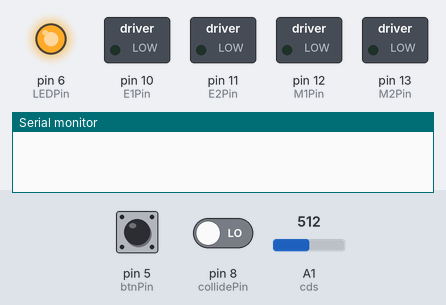
Recording of a sketch running on a simulated Arduino Uno, built with avr-gcc and run on an emulated ATmega328P. On the bench: switched loads named in the sketch (green lamp = pin HIGH), output pins drawn as LEDs (lit = HIGH), the last lines printed to the serial monitor. Inputs (shaded band) come from the test bench; at power-on: pin 5 (btnPin) HIGH, pin 8 (collidePin) LOW, A1 (cds) = 512.

Above: at 1.2 s.
1.3 s: pin 5 (btnPin) pulled LOW for 0.15 s
4.4 s: pin 8 (collidePin) driven HIGH
At 7.1 s:
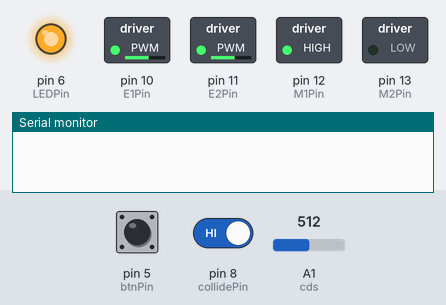
7.4 s: pin 8 (collidePin) driven LOW
At 8.9 s:
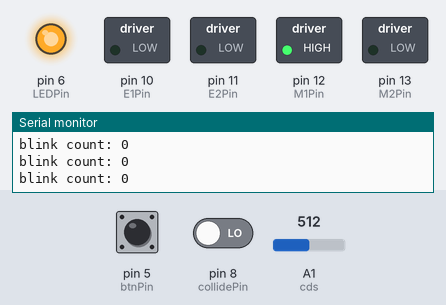
9.4 s: pin 5 (btnPin) pulled LOW for 1 s
Timing chart, 0 to 12.4 s (numbered marks = the images above; inputs shaded):
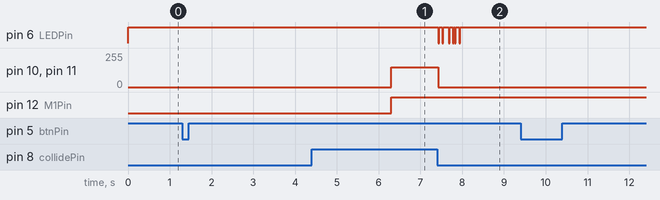

The sketch:

CarSignal.ino
```cpp
#include <Arduino.h>
#include <stdlib.h>
#include <string.h>
#define MOTOR_NUM 2
#define SENSING_COUNT 6
#define THRESHOLD 70

const int E1Pin = 10;
const int E2Pin = 11;
const int M1Pin = 12;
const int M2Pin = 13;
const int LEDPin = 6;
const int collidePin = 8;
const int btnPin = 5;
const int speedo = 150;
const int signalnum = 1;
int cds = A1;
int switch_val = 0;
int flag = 0;
int isReceived = 0;
int loopgo = 0;
int isBright = 1;

typedef struct {
  byte enPin;
  byte directionPin;
} MotorControl;

char tempChar[10];
char tempChar2[10];
const MotorControl Motors[] = {{E1Pin, M1Pin}, {E2Pin, M2Pin}};


/*-----------------Setup AND Loop Function-----------------*/
////////////////////////////////////////////////////////////////
void setup(){


  int i;
  pinMode(LEDPin, OUTPUT);
  pinMode(btnPin, INPUT_PULLUP);
  digitalWrite(LEDPin, HIGH);
  Serial.begin(9600);


  pinMode(collidePin, INPUT);

  for(i = 0;i < MOTOR_NUM;i++){
    pinMode(Motors[i].enPin, OUTPUT);
    pinMode(Motors[i].directionPin, OUTPUT);
  }
}
////////////////////////////////////////////////////////////////
void loop(){
    wait_for_push_button();
    delay(5000);
    digitalWrite(LEDPin,HIGH);
    go(speedo);
    delay(1000);
    check_danger();
    halt();
    send_signal();
    flag = 0;
}
////////////////////////////////////////////////////////////////
/*-----------------END-----------------*/


/*-----------------Basic Car Action Function-----------------*/
////////////////////////////////////////////////////////////////
void go(int velocity){
  int i;
  for(i = 0;i < MOTOR_NUM;i++){
    digitalWrite(Motors[i].enPin, LOW);
  }
  digitalWrite(Motors[0].directionPin, HIGH);
  digitalWrite(Motors[1].directionPin, LOW);
  analogWrite(Motors[0].enPin, velocity);
  analogWrite(Motors[1].enPin, velocity);
}
////////////////////////////////////////////////////////////////
void halt(){
  digitalWrite(Motors[0].enPin, LOW);
  digitalWrite(Motors[0].directionPin, HIGH);
  digitalWrite(Motors[1].enPin, LOW);
  digitalWrite(Motors[1].directionPin, LOW);
}
////////////////////////////////////////////////////////////////
/*-----------------END-----------------*/


/*-----------------Advanced Car Action Function-----------------*/
////////////////////////////////////////////////////////////////
void check_danger()
{
  int isBright = 1;
  int blink_count = 0;
  int cds_val = -1;
  int pre_cds_val = -1;
  int cds_diff = -1;
  int loop_count = 0;
  int count_start = 0;

  while(true)
  {
    for(int k = 0;k < 10;k++){
      tempChar[k] = 0;
      tempChar2[k] = 0;
    }
    pre_cds_val = cds_val;
    delay(31);
    cds_val = analogRead(cds);

    if(count_start == 1)
    {
      if(loop_count == 60)
      {
        count_start = 0;
        loop_count = 0;
        blink_count = 0;
      }
      else
        loop_count++;
    }

    if(pre_cds_val == -1)
    {}

    else
    {
      cds_diff = cds_val - pre_cds_val;

      if(cds_diff < 0)
      {
        cds_diff *= -1;
      }
    }

    int collide_val = digitalRead(collidePin);
    if(cds_diff >= THRESHOLD)
    {
      if(count_start == 0)
        {
          count_start = 1;
        }
      blink_count++;
    }
    Serial.print("blink count: ");
    Serial.println(blink_count);

    if(blink_count == SENSING_COUNT)
    {
      break;
    }
    if(collide_val == LOW)
    {
      break;
    }
  }
  return;
}
////////////////////////////////////////////////////////////////
void send_signal()
{
  char stop_signal1[] = "010110100101";
  for(int j = 0 ; j < signalnum; j++){
    for(int i=0;i < 12;i++){
      if(stop_signal1[i] - '0' == 0){
        zero();
      }
      else
      {
        one();
      }
    }
  }
}

void zero()
{
  digitalWrite(LEDPin, LOW);
  delay(25);
  digitalWrite(LEDPin, HIGH);
  delay(25);
}

void one()
{
  delay(50);
}

////////////////////////////////////////////////////////////////
void wait_for_push_button()
{
  while(true)
  {
    int a = digitalRead(btnPin);
//    Serial.println(a);
    if(a == 0)
    break;
  }
}
/*-----------------END-----------------*/
```

Measured:
- after the input at 1.3 s, every drawn part: stays the same
- after the input at 4.4 s, pin 6 (LEDPin): stays HIGH (without the input it goes to LOW after 2.9 s)
- after the input at 7.4 s, pin 10 (E1Pin), pin 11 (E2Pin): 150/255 → 0/255 at once
- after the input at 9.4 s, every drawn part: stays the same
